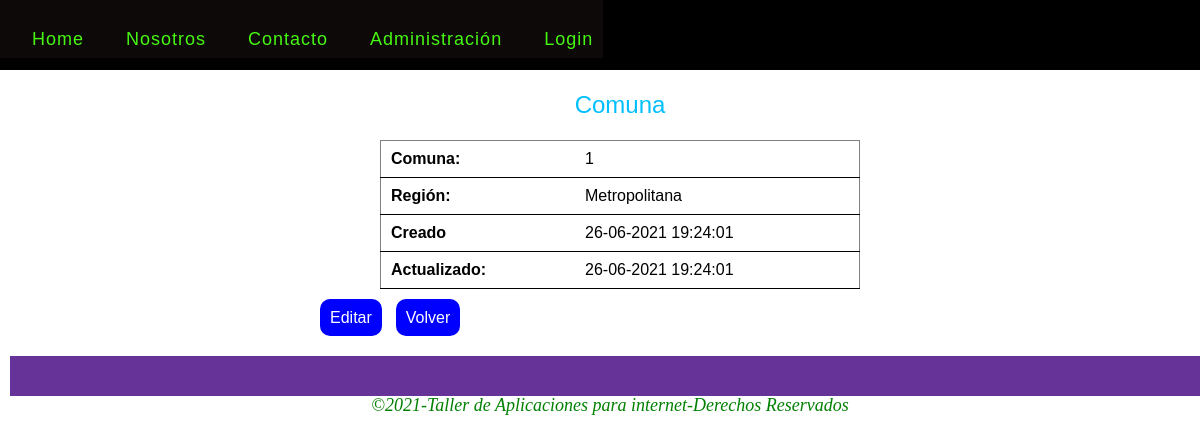
The page /comunas/show.php?id=1 on the database its author committed.
### tables this page shows
CREATE TABLE `comunas` (
  `id` int(11) NOT NULL,
  `nombre` varchar(255) NOT NULL,
  `region_id` int(11) NOT NULL,
  `created_at` datetime DEFAULT NULL,
  `updated_at` datetime DEFAULT NULL
);

CREATE TABLE `regiones` (
  `id` int(11) NOT NULL,
  `nombre` varchar(255) NOT NULL,
  `created_at` datetime DEFAULT NULL,
  `updated_at` datetime DEFAULT NULL
);

### class/modelo.php (called while the page is built, shortened)
<?php
class Modelo
{
    public function __construct()
    {
        $this->_db = new Conexion;
    }
}

### class/comunaModel.php (called while the page is built, shortened)
<?php
    require_once('modelo.php');
class comunaModel extends Modelo
{
    public function getComunaId($id)
    {
        $id = (int) $id;
        $comuna = $this->_db->prepare("SELECT c.id,c.nombre,c.region_id,c.created_at,c.updated_at,
        r.nombre as region FROM comunas c INNER JOIN regiones r ON c.region_id = r.id WHERE c.id =?");
        $comuna->bindParam(1,$id);
        $comuna->execute();
        return $comuna->fetch();
    }
}

### comunas/show.php (the view, shortened to what this page needs)
<?php
    require('../class/comunaModel.php');
    if(isset($_GET['id'])){
        $id = (int) $_GET['id'];
        $comunas = new comunaModel;
        $comuna = $comunas->getComunaId($id);
    }
?>
<!DOCTYPE html>
<html lang="es">
<head>
    <link rel="stylesheet" href="../css/reset.css">
    <link rel="stylesheet" href="../css/estilos.css">
</head>
<body>
    <header>
        <?php  include('../partials/menu.php'); ?>
    </header>
    <section>
        <div class= "formulario">
            <h1>Comuna</h1>
            <?php if($comuna): ?>
                <table class="table">
                    <tr>
                        <th>Comuna:</th>
                        <td><?php echo $comuna['id'];?></td>
                    </tr>
                    <tr>
                        <th>Región:</th>
                        <td><?php echo $comuna['region'];?></td>
                    </tr>
                    <tr>
                        <th>Creado</th>
                    <td>
                        <?php
                            $created = new DateTime($comuna['created_at']);
                            echo $created->format('d-m-Y H:i:s');
                        ?>
                    </td>
                    <tr>
                        <th>Actualizado:</th>
                        <td>
                            <?php
                                $created = new DateTime($comuna['updated_at']);
                                echo $created->format('d-m-Y H:i:s');
                            ?>
                        </td>
                    </tr>
                </table>
                <p class ="enlace">
                    <a href="edit.php?id=<?php echo $id; ?>" class = "btn btn-primary">Editar</a>
                    <a href="index.php" class="btn btn-link">Volver</a>
                 </p>
            <?php else: ?>
                <p class ="text-info">El dato no existe</p>
            <?php endif;?>
        </div>
    </section>
    <footer>
        <?php  include('../partials/footer.php'); ?>
    </footer>
</body>
</html>

### css/estilos.css (style rules this page uses)
footer { width: 100%; float:left; height: 40px; background-color:rebeccapurple; margin: 10px; }
h1,h2,h3,h4,h5,h6 { color: deepskyblue; font-family: Arial, Helvetica, sans-serif; padding: 23px; }
section { float: left; width: 100%; margin-left: 20px; margin-right: 20px; margin-bottom: 20px; }
section h1 { text-align: center; font-size: 24px; }
table { width: 80%; margin: auto; }
.btn { width: 120px; height: 40px; border:0px; text-align: center; border-radius: 10px; margin-top: 10px; text-decoration: none; }
.btn-link { margin-left: 10px; margin-right: 10px; padding: 10px; }
.btn-primary,.btn-link { background-color: blue; color: white; }
.btn-link,.btn-primary,.btn-warning { font-family:Georgia, 'Times New Roman', Times, serif; }
.enlace { float: left; margin-top: 20px; }
.enlace a { width: auto; text-decoration: none; padding: 10px; font-family: Arial, Helvetica, sans-serif; vertical-align: middle; margin-bottom: 100%; }
.formulario { float:left; width: 50%; left: 50%; margin-left: 25%; }
.table { border:grey solid 1px; border-radius: gray; }
.table th { font-weight: bold; }
.table th ,td { padding: 10px; border-bottom: 1px solid; text-align: left; font-family: Arial, Helvetica, sans-serif; }

### rows shown on the page
comunas: id "1", region.nombre "Metropolitana", created_at "26-06-2021 19:24:01", updated_at "26-06-2021 19:24:01"
